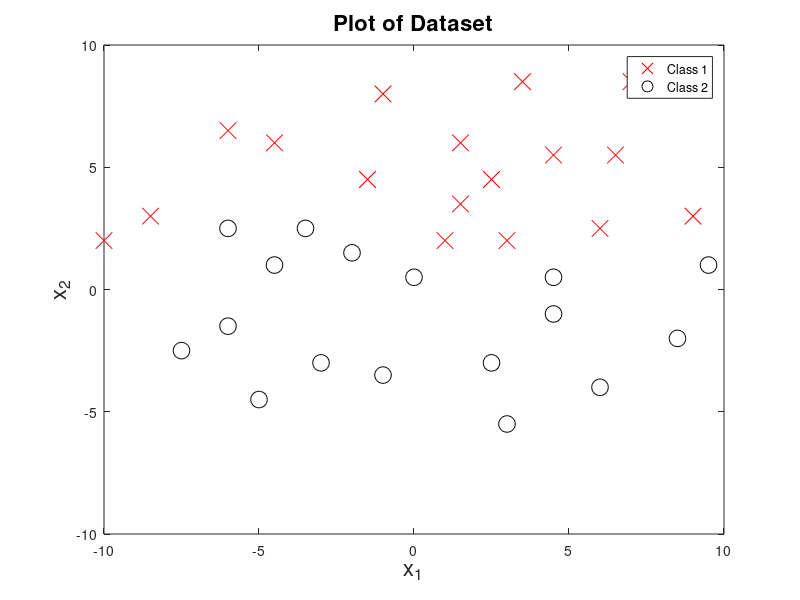

This chart was generated by the following MATLAB code: (Note: this script raises an error after producing the figure.)
clear

X=[ -10,2;-8.5,3;-6,6.5;-4.5,6;-1.5,4.5;-1,8;1,2;1.5,3.5;1.5,6;2.5,4.5;3.5,8.5;3,2;4.5,5.5;6,2.5;...
    6.5,5.5;7,8.5;9,3;-7.5,-2.5;-6,-1.5;-6,2.5;-5,-4.5;-4.5,1;-3.5,2.5;-3,-3;-2,1.5;-1,-3.5;...
    0,0.5;2.5,-3;3,-5.5;4.5,-1;4.5,0.5;6,-4;8.5,-2;9.5,1];
A=[1;1;1;1;1;1;1;1;1;1;1;1;1;1;1;2;2;2;2;2;2;2;2;2;2;2;2;2;2;2];

n=1;
t=5;
w_1=[-4/37,4/47,-2/9,-7/23,-4/27];
w_2=[-28/37,-32/47,-8/9,-16/23,-4/9];
w_0=[83/37,103/47,22/9,77/46,37/27];
% 
% w_1=[-8/13];
% w_2=[-92/13];
% w_0=[15];
% 
C=[];
F=[];
m=(w_1/w_2);b=(-w_0/w_2);
%x=-10:10;

for n=1:t
    disp(n)
    for k=1:34
        p=(w_1(n)*X(k,1))+(w_2(n)*X(k,2))+w_0(n);
        C(k,n)=p;
        
    end
end

disp(C)


for j=1:34

    F(j,1)=(C(j,1)/t)+(C(j,2)/t)+(C(j,3)/t)+(C(j,4)/t);
    
%     if F(j,1)>0
%         F(j,1)=1;
%     elseif F(j,1)<0
%         F(j,1)=-1;
%     end
end

disp(F)



clf, plot(X(1:17,1),X(1:17,2),'rx','MarkerSize',12), hold on, plot(X(18:34,1),X(18:34,2),'ko','MarkerSize',12),
%plot(x, m*x+b,'MarkerSize',12)
xlabel('x_1','fontsize',16); % Label axes
ylabel('x_2','fontsize',16); % Label axes
title(['Plot of Dataset'],'fontsize',16);hold on;
lgd=legend('Class 1', 'Class 2'); 
lgd.FontSize = 14;

%----------------------------random choice of training set version --------
% 
% r_1 = randi(30,1);
% r_2 = randi([1,30],r_1,1);
% 
% disp(r_1)
% disp(r_2)
% 
% 
% for k=1:r_1
%    
%     d= r_2(k,1);
%     Y(k,:)=[X(d,:), A(d,1)];
% 
% end
% 

% %Y=[ -8.5,3,-1;1.5,3.5,-1;2.5,4.5,-1;3,2,-1;4.5,5.5,-1;6,2.5,-1;6.5,5.5,-1;9,3,-1;-6,2.5,1];
% %r_1=9;
% disp(Y)
% disp(r_1)
% 
% clf, 
% 
% for p=1:r_1
%     if Y(p,3)==1
%         plot(Y(p,1),Y(p,2),'rx','MarkerSize',12), hold on,
%     else
%         plot(Y(p,1),Y(p,2),'bx','MarkerSize',12), hold on,
%     end
% end
% xlabel('x_1','fontsize',16); % Label axes
% ylabel('x_2','fontsize',16); % Label axes
% title(['Plot of Dataset'],'fontsize',16);hold on;
% lgd=legend('Class 1', 'Class 2'); 
% lgd.FontSize = 14;

%-------------------------Weak Classifier----------------

%n=3
% set D_23
% 2.5000    4.5000    1.0000
%    -7.5000   -2.5000    2.0000
%    -3.5000    2.5000    2.0000
%     4.5000   -1.0000    2.0000
%     6.0000   -4.0000    2.0000
%    -6.0000   -1.5000    2.0000
%    -1.0000    8.0000    1.0000
%    -1.0000    8.0000    1.0000
%     2.5000    4.5000    1.0000
%     3.0000   -5.5000    2.0000
%     2.5000    4.5000    1.0000
%     2.5000   -3.0000    2.0000
%     2.5000    4.5000    1.0000
%     4.5000    0.5000    2.0000
%     4.5000    5.5000    1.0000
%     1.5000    3.5000    1.0000
%     2.5000    4.5000    1.0000
%    -5.0000   -4.5000    2.0000
%     9.0000    3.0000    1.0000
%     4.5000    5.5000    1.0000
%     2.5000   -3.0000    2.0000
%    -6.0000    2.5000    2.0000
%    -6.0000   -1.5000    2.0000
% D_8
% 4.5000    5.5000    1.0000
%     2.5000   -3.0000    2.0000
%    -8.5000    3.0000    1.0000
%    -6.0000    6.5000    1.0000
%     1.5000    3.5000    1.0000
%    -4.5000    1.0000    2.0000
%    -3.0000   -3.0000    2.0000
%    -4.5000    1.0000    2.0000
% D_18
% 1.5000    6.0000    1.0000
%     3.0000    2.0000    1.0000
%     9.0000    3.0000    1.0000
%     1.5000    6.0000    1.0000
%     3.0000   -5.5000    2.0000
%     1.5000    3.5000    1.0000
%     1.5000    6.0000    1.0000
%     1.5000    3.5000    1.0000
%     1.5000    6.0000    1.0000
%     7.0000    8.5000    1.0000
%     3.0000    2.0000    1.0000
%     4.5000    0.5000    2.0000
%     6.5000    5.5000    1.0000
%     1.5000    3.5000    1.0000
%     4.5000    0.5000    2.0000
%     8.5000   -2.0000    2.0000
%     7.0000    8.5000    1.0000
%    -1.5000    4.5000    1.0000

%n=4
%D_8
% 6.5000    5.5000    1.0000
%    -6.0000    2.5000    2.0000
%     2.5000    4.5000    1.0000
%    -5.0000   -4.5000    2.0000
%    -3.0000   -3.0000    2.0000
%     1.5000    6.0000    1.0000
%    -1.5000    4.5000    1.0000
%     3.5000    8.5000    1.0000

%D_16
    
% -4.5000    6.0000    1.0000
% 2.5000   -3.0000    2.0000
% 2.5000   -3.0000    2.0000
% -3.0000   -3.0000    2.0000
% -1.0000    8.0000    1.0000
% -4.5000    1.0000    2.0000
% -7.5000   -2.5000    2.0000
% 8.5000   -2.0000    2.0000
% -4.5000    1.0000    2.0000
% 2.5000   -3.0000    2.0000
% 7.0000    8.5000    1.0000
% 6.5000    5.5000    1.0000
% 2.5000   -3.0000    2.0000
% -4.5000    6.0000    1.0000
% -1.5000    4.5000    1.0000
% 1.5000    3.5000    1.0000
%
%D_20
% 
%     6.0000    2.5000    1.0000
%     1.5000    3.5000    1.0000
%     6.5000    5.5000    1.0000
%     9.0000    3.0000    1.0000
%    -1.5000    4.5000    1.0000
%    -6.0000    2.5000    2.0000
%     1.5000    6.0000    1.0000
%     6.0000    2.5000    1.0000
%    -6.0000    2.5000    2.0000
%     2.5000    4.5000    1.0000
%     3.5000    8.5000    1.0000
%    -5.0000   -4.5000    2.0000
%     2.5000    4.5000    1.0000
%     2.5000   -3.0000    2.0000
%     8.5000   -2.0000    2.0000
%    -3.0000   -3.0000    2.0000
%     4.5000    5.5000    1.0000
%    -6.0000    2.5000    2.0000
%    -1.5000    4.5000    1.0000
%     4.5000    0.5000    2.0000

%D_5
%     1.5000    3.5000    1.0000
%    -6.0000    6.5000    1.0000
%    -4.5000    1.0000    2.0000
%     3.5000    8.5000    1.0000
%    -6.0000   -1.5000    2.0000

%n=5
%D_21
%     9.0000    3.0000    1.0000
%    -6.0000   -1.5000    2.0000
%     7.0000    8.5000    1.0000
%    -1.5000    4.5000    1.0000
%     9.0000    3.0000    1.0000
%     3.0000   -5.5000    2.0000
%     4.5000   -1.0000    2.0000
%     3.5000    8.5000    1.0000
%     1.5000    6.0000    1.0000
%    -6.0000   -1.5000    2.0000
%    -4.5000    1.0000    2.0000
%     6.5000    5.5000    1.0000
%     1.5000    6.0000    1.0000
%     6.0000   -4.0000    2.0000
%    -4.5000    6.0000    1.0000
%    -1.5000    4.5000    1.0000
%    -1.0000    8.0000    1.0000
%    -1.0000    8.0000    1.0000
%    -5.0000   -4.5000    2.0000
%    -6.0000    2.5000    2.0000
%    -6.0000    6.5000    1.0000

%D_10
%     4.5000   -1.0000    2.0000
%    -1.5000    4.5000    1.0000
%     8.5000   -2.0000    2.0000
%    -6.0000   -1.5000    2.0000
%    -3.0000   -3.0000    2.0000
%     8.5000   -2.0000    2.0000
%     3.5000    8.5000    1.0000
%     6.5000    5.5000    1.0000
%     7.0000    8.5000    1.0000
%    -2.0000    1.5000    2.0000

%D_19
%    -2.0000    1.5000    2.0000
%    -1.5000    4.5000    1.0000
%    -1.5000    4.5000    1.0000
%    -6.0000   -1.5000    2.0000
%     9.0000    3.0000    1.0000
%     4.5000   -1.0000    2.0000
%    -1.0000   -3.5000    2.0000
%    -2.0000    1.5000    2.0000
%    -6.0000    6.5000    1.0000
%    -4.5000    6.0000    1.0000
%    -4.5000    6.0000    1.0000
%    -1.0000   -3.5000    2.0000
%     6.0000   -4.0000    2.0000
%    -3.5000    2.5000    2.0000
%    -1.5000    4.5000    1.0000
%    -3.0000   -3.0000    2.0000
%    -1.5000    4.5000    1.0000
%    -1.5000    4.5000    1.0000
%    -4.5000    1.0000    2.0000

%D_10
%    -4.5000    1.0000    2.0000
%    -2.0000    1.5000    2.0000
%    -6.0000    2.5000    2.0000
%    -2.0000    1.5000    2.0000
%     2.5000    4.5000    1.0000
%    -2.0000    1.5000    2.0000
%     8.5000   -2.0000    2.0000
%     4.5000   -1.0000    2.0000
%    -4.5000    6.0000    1.0000
%     4.5000    5.5000    1.0000